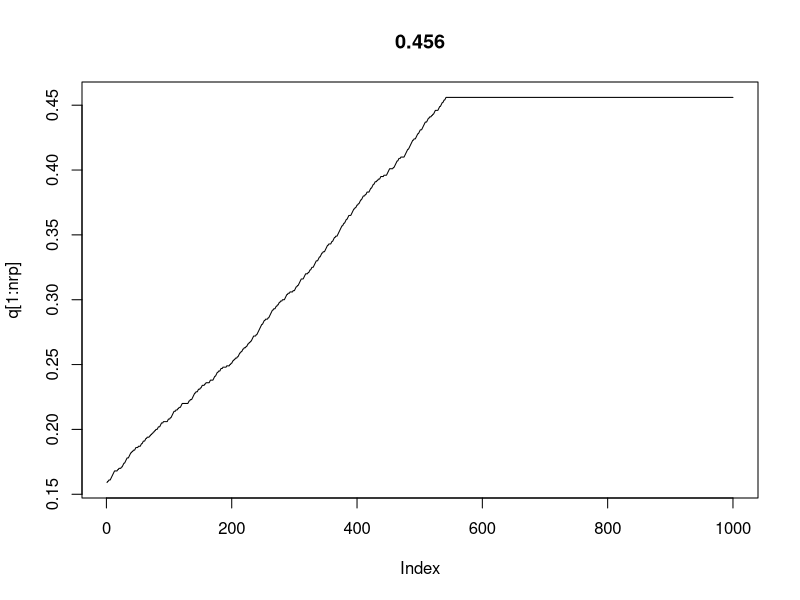
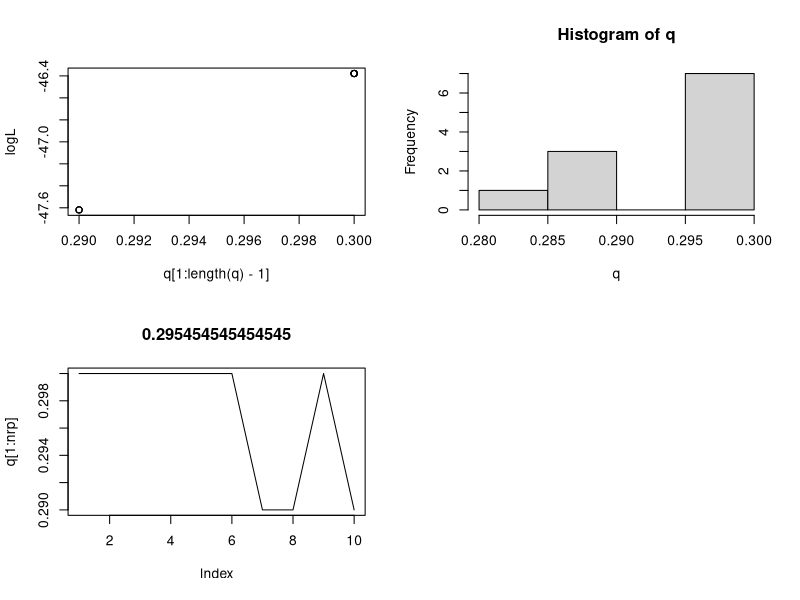

These figures' R source, in order:
## ---- chunk 1
nrp<-1000 # 繰り返し数
qi<-0.159 # qの初期値
n<-8 # 観測種子数
data<-matrix(c(4,3,4,5,5,2,3,1,4,0,1,5,5,6,5,4,4,5,3,4)) # 観測された生存種子数（＝データ）
logL<-numeric(nrp) # 行列logL初期化
q<-qi # 行列qの1つめに初期値を代入

# 以下繰り返し。値を更新しながら繰り返すのでapply系関数は使えないと思う
for (rp in 1:nrp){ 
  # q[rp]を用いて対数尤度の算出
  # 観測されたデータごとに二項分布を使って条件つき確率を計算。apply関数を使うことで繰り返し文を使わないようにしている
  lh<-apply(data,2,function(x){
    lhd<-choose(n,x)*q[rp]^x*(1-q[rp])^(n-x)
    return(lhd)
  })
  logL[rp]<-log(prod(lh)) # 確率の総乗が尤度、その対数をとって対数尤度

  # 繰り返しの2回目以降はqを変化させたときに対数尤度が高くなっていた場合のみ、そのqを採用
  if (rp>1){
    if (logL[rp]<logL[rp-1]){
      q[rp]<-q[rp-1]
      logL[rp]<-logL[rp-1]
    }
  }
  # 次のqはランダムに正負どちらかの隣を選ぶ
  if (round(runif(1))){ 
    q[rp+1]<-q[rp]+0.001
  }else{
    q[rp+1]<-q[rp]-0.001
  }
}
plot(q[1:nrp],type='l', main=q[nrp]) # 結果をグラフに
## ---- chunk 2
layout(matrix(1:4, ncol=2, nrow=2))
nrp<-10 # 繰り返し数。ここと次の行の初期値を変えて色々試してみることになる。
qi<-0.30
n<-8
data<-matrix(c(4,3,4,5,5,2,3,1,4,0,1,5,5,6,5,4,4,5,3,4))
logL<-numeric(nrp) # 行列logL初期化
q<-qi
lr<-1
for (rp in 1:nrp){
  # q[rp]を用いて対数尤度の算出
  lh<-apply(data,2,function(x){
    lhd<-choose(n,x)*q[rp]^x*(1-q[rp])^(n-x)
    return(lhd)
  })
  logL[rp]<-log(prod(lh))
  # 対数尤度の比較。ここだけ新しくなってる
  if (rp>1){
    lr<-exp(logL[rp]-logL[rp-1]) # 尤度比
    if (runif(1)>lr){ # 尤度比の確率で新しいqを採用(尤度比lrを閾値とし、0-1範囲の乱数がそれを超えなかったら採用しない)
      q[rp]<-q[rp-1]
      logL[rp]<-logL[rp-1]
    }
  }
  # qの増減をランダムに決定
  if (round(runif(1))){
    q[rp+1]<-min(0.99,q[rp]+0.01)
  }else{
    q[rp+1]<-max(0.01,q[rp]-0.01)
  }
}
print(q)
plot(q[1:length(q)-1],logL)
plot(q[1:nrp],type='l', main=mean(q))
hist(q)
